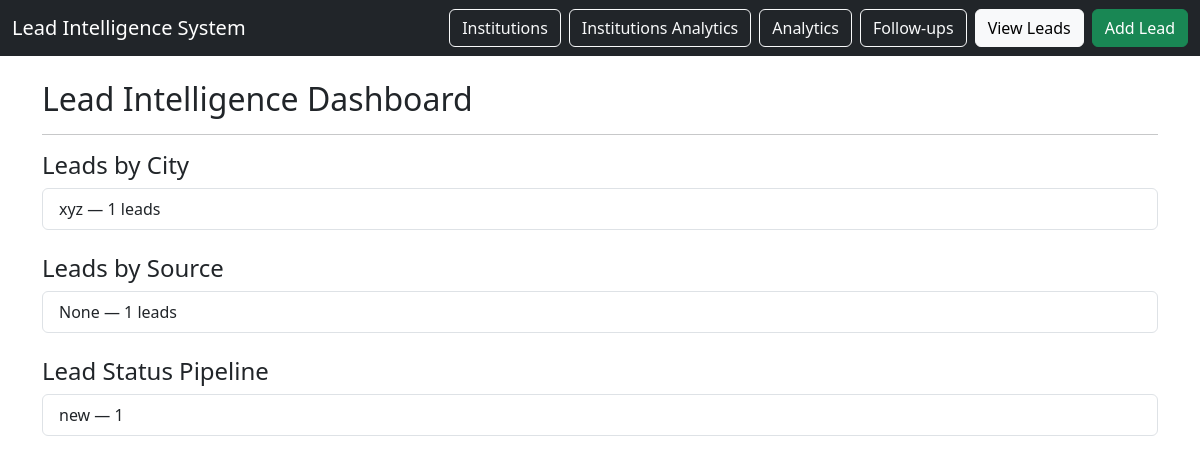
The page /analytics on the database as committed earlier.
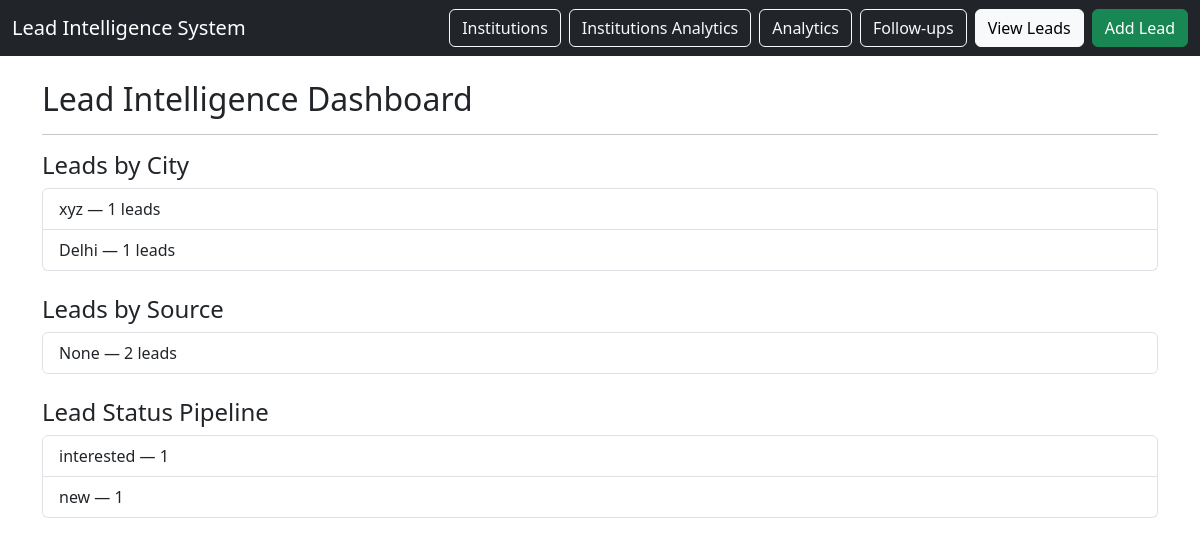
The same page on the database as committed later.
### tables this page shows
CREATE TABLE leads (
    lead_id INTEGER PRIMARY KEY AUTOINCREMENT,
    student_name TEXT NOT NULL,
    phone TEXT,
    city TEXT,
    school_id INTEGER,
    coaching_id INTEGER,
    course_interest TEXT,
    lead_source TEXT,
    interest_level TEXT,
    lead_score INTEGER DEFAULT 0,
    status TEXT CHECK(status IN (
        'new',
        'contacted',
        'interested',
        'applied',
        'admitted',
        'lost'
    )) DEFAULT 'new',
    created_at TIMESTAMP DEFAULT CURRENT_TIMESTAMP,
    notes TEXT,

    FOREIGN KEY (school_id) REFERENCES institutions(institution_id),
    FOREIGN KEY (coaching_id) REFERENCES institutions(institution_id)
);

### app.py (the view)
@app.route("/analytics")
def analytics():
    db = get_db()
    city_stats = db.execute("""
        SELECT city, COUNT(*) as total
        FROM leads
        GROUP BY city
        ORDER BY total DESC
    """).fetchall()
    source_stats = db.execute("""
        SELECT lead_source, COUNT(*) as total
        FROM leads
        GROUP BY lead_source
        ORDER BY total DESC
    """).fetchall()
    status_stats = db.execute("""
        SELECT status, COUNT(*) as total
        FROM leads
        GROUP BY status
    """).fetchall()
    return render_template(
        "analytics.html",
        city_stats=city_stats,
        source_stats=source_stats,
        status_stats=status_stats
    )

### database/db_connection.py (called while the page is built)
def get_db():
    conn = sqlite3.connect(DB_NAME)
    conn.row_factory = sqlite3.Row
    return conn

### templates/analytics.html
{% extends "base.html" %}
{% block content %}
<h2>Lead Intelligence Dashboard</h2>
<hr>
<h4>Leads by City</h4>
<ul class="list-group mb-4">
{% for c in city_stats %}
<li class="list-group-item">
{{ c.city }} — {{ c.total }} leads
</li>
{% endfor %}
</ul>
<h4>Leads by Source</h4>
<ul class="list-group mb-4">
{% for s in source_stats %}
<li class="list-group-item">
{{ s.lead_source }} — {{ s.total }} leads
</li>
{% endfor %}
</ul>
<h4>Lead Status Pipeline</h4>
<ul class="list-group">
{% for s in status_stats %}
<li class="list-group-item">
{{ s.status }} — {{ s.total }}
</li>
{% endfor %}
</ul>
{% endblock %}

Rows that differ between the two databases and show on the page:
added leads: city "Delhi", total "1", status "interested"
Other text that changed with them:
new list line: "None — 2 leads"
list line gone: "None — 1 leads"
